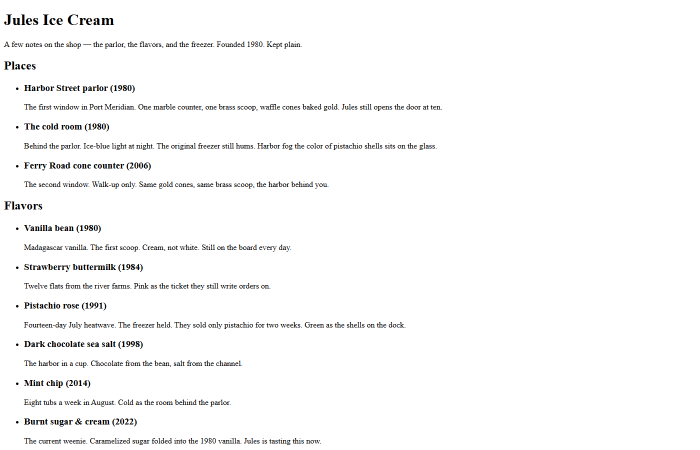
#> input picture gold/jules/before.png, 1400 x 900 px, found by its file name (shown at 1/2 size)
$ python make_gif.py
#> lines starting #> are read from the running program, lines starting #| are printed output that depends on the picture
"""Texas gold GIF: naive before, then every full-page after. No cropped loop cards."""
from __future__ import annotations

import subprocess
from pathlib import Path

from PIL import Image, ImageChops, ImageDraw, ImageFont, ImageOps

HERE = Path(__file__).resolve().parent
GOLD = HERE.parent
WORK = HERE / "gif-frames"
OUT = HERE / "examples.gif"

NAVY = (10, 22, 38)
GOLD_INK = (232, 166, 63)
CREAM = (244, 236, 216)
W, H = 720, 900
BAR = 40

PAGES: list[tuple[str, Path, str, str, float]] = [
    ("00-before", GOLD / "webpage" / "before.png", "BEFORE", "same HTML", 2.0),
    ("01-webpage", GOLD / "webpage" / "after.png", "AFTER", "webpage", 1.6),
    ("02-artistic", GOLD / "domains" / "artistic" / "after.png", "AFTER", "webpage artistic", 1.6),
    ("03-dashboard", GOLD / "domains" / "dashboard" / "after.png", "AFTER", "webpage dashboard", 1.6),
    ("04-photography", GOLD / "domains" / "photography" / "after.png", "AFTER", "webpage photography", 1.6),
    ("05-cinematic", GOLD / "domains" / "cinematic" / "after.png", "AFTER", "webpage cinematic", 1.6),
    ("06-glass", GOLD / "modifiers" / "cinematic-glassmorphism" / "after.png", "AFTER", "cinematic glassmorphism", 1.5),
    ("07-bento", GOLD / "modifiers" / "dashboard-bento" / "after.png", "AFTER", "dashboard bento", 1.5),
    ("08-neon", GOLD / "modifiers" / "landing-neon" / "after.png", "AFTER", "landing neon", 1.5),
    ("09-infographic", GOLD / "domains" / "infographic" / "after.png", "AFTER", "infographic", 1.6),
    ("10-svg", HERE / "svg" / "after.png", "AFTER", "svg", 1.5),
    ("11-3js", HERE / "3js" / "after.png", "AFTER", "3js", 1.5),
    ("12-simulation", HERE / "simulation" / "after.png", "AFTER", "simulation", 1.8),
]


def font(size: int, bold: bool = False) -> ImageFont.ImageFont:
    name = "segoeuib.ttf" if bold else "segoeui.ttf"
    try:
        return ImageFont.truetype(f"C:/Windows/Fonts/{name}", size)
    except OSError:
        return ImageFont.load_default()


def trim_whitespace(im: Image.Image, pad: int = 28) -> Image.Image:
    rgb = im.convert("RGB")
    bg = Image.new("RGB", rgb.size, rgb.getpixel((8, 8)))
    bbox = ImageChops.difference(rgb, bg).getbbox()
    if not bbox:
        return rgb
    l, t, r, b = bbox
    return rgb.crop(
        (max(0, l - pad), max(0, t - pad), min(rgb.width, r + pad), min(rgb.height, b + pad))
    )


def label_bar(title: str, sub: str) -> Image.Image:
    bar = Image.new("RGB", (W, BAR), NAVY)
    draw = ImageDraw.Draw(bar)
    draw.text((16, 10), title, fill=GOLD_INK, font=font(18, bold=True))
    if sub:
        tw = draw.textbbox((0, 0), title, font=font(18, bold=True))[2]
        draw.text((16 + tw + 10, 12), sub, fill=CREAM, font=font(14))
    return bar


def contain_page(src: Image.Image, title: str, sub: str) -> Image.Image:
    canvas = Image.new("RGB", (W, H), NAVY)
    canvas.paste(label_bar(title, sub), (0, 0))
    fitted = ImageOps.contain(src.convert("RGB"), (W, H - BAR), Image.Resampling.LANCZOS)
    x = (W - fitted.width) // 2
    y = BAR + (H - BAR - fitted.height) // 2
    canvas.paste(fitted, (x, y))
    return canvas


def tour_page(src: Image.Image, title: str, sub: str) -> list[tuple[Image.Image, float]]:
    im = src.convert("RGB")
    scale = W / im.width
    tall = im.resize((W, max(1, int(im.height * scale))), Image.Resampling.LANCZOS)
    body_h = H - BAR
    if tall.height <= body_h:
        return [(contain_page(im, title, sub), 1.6)]
    max_y = tall.height - body_h
    steps = 8 if tall.height > 1200 else 5
    out: list[tuple[Image.Image, float]] = []
    for i in range(steps):
        y = round(max_y * i / (steps - 1))
        frame = Image.new("RGB", (W, H), NAVY)
        frame.paste(label_bar(title, sub), (0, 0))
        frame.paste(tall.crop((0, y, W, y + body_h)), (0, BAR))
        hold = 1.4 if i == steps - 1 else (0.55 if i == 0 else 0.26)
        out.append((frame, hold))
    return out


def add_full_page(
    frames: list[tuple[str, Image.Image, float]],
    stem: str,
    path: Path,
    title: str,
    sub: str,
    dur: float,
    *,
    trim: bool = False,
) -> None:
    src = Image.open(path)
    if trim:
        src = trim_whitespace(src)
    src = src.convert("RGB")
    scaled_h = src.height * (W / src.width)
    if scaled_h > H - BAR + 24:
        for i, (im, hold) in enumerate(tour_page(src, title, sub)):
            frames.append((f"{stem}-{i:02d}.png", im, hold))
        return
    frames.append((f"{stem}.png", contain_page(src, title, sub), dur))


def write_gif(frames: list[tuple[str, Image.Image, float]]) -> None:
    WORK.mkdir(parents=True, exist_ok=True)
    lst = WORK / "concat.txt"
    lines: list[str] = []
    for name, im, dur in frames:
        path = WORK / name
        im.save(path, "PNG")
        lines.append(f"file '{path.as_posix()}'")
        lines.append(f"duration {dur:.2f}")
    lines.append(f"file '{(WORK / frames[-1][0]).as_posix()}'")
    lst.write_text("\n".join(lines) + "\n", encoding="utf-8")
    palette = WORK / "palette.png"
    subprocess.run(
        [
            "ffmpeg", "-y", "-f", "concat", "-safe", "0", "-i", str(lst),
            "-vf", "fps=8,scale=720:-1:flags=lanczos,palettegen=max_colors=160:stats_mode=full",
            str(palette),
        ],
        check=True,
    )
    subprocess.run(
        [
            "ffmpeg", "-y", "-f", "concat", "-safe", "0", "-i", str(lst),
            "-i", str(palette),
            "-lavfi", "fps=8,scale=720:-1:flags=lanczos[x];[x][1:v]paletteuse=dither=bayer:bayer_scale=3",
            "-loop", "0",
            str(OUT),
        ],
        check=True,
    )


def main() -> int:
    frames: list[tuple[str, Image.Image, float]] = []
    for stem, path, title, sub, dur in PAGES:
        if not path.is_file():
            raise SystemExit(f"missing {path}")
        add_full_page(frames, stem, path, title, sub, dur, trim=(title == "BEFORE"))
#> in add_full_page, src is the input picture: PIL image 1400x900 RGB; mean R, G, B 249.4, 249.3, 249.4
#> in trim_whitespace, `bg = Image.new("RGB", rgb.size, rgb.getpixel((8, 8)))`: bg: PIL image 1400x900 RGB; every value is 255
#> in trim_whitespace, `bbox = ImageChops.difference(rgb, bg).getbbox()`: bbox = (7, 29, 884, 890)
#> in trim_whitespace, `l, t, r, b = bbox`: l = 7; t = 29; r = 884; b = 890
#> in trim_whitespace, `return rgb.crop( (max(0, l - pad), max(0, t - pad), min(rgb.width, r +..`:
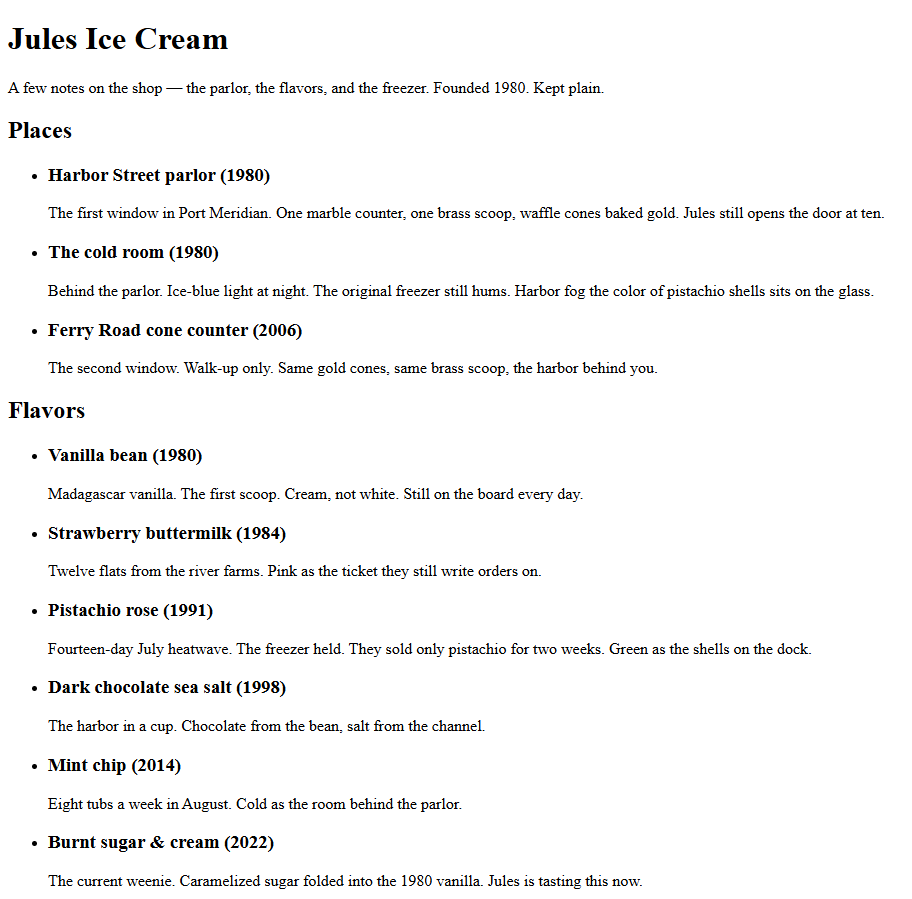
#> returned value: PIL image 912x899 RGB; mean R, G, B 246.3, 246.3, 246.3
#> in contain_page, `canvas = Image.new("RGB", (W, H), NAVY)`:
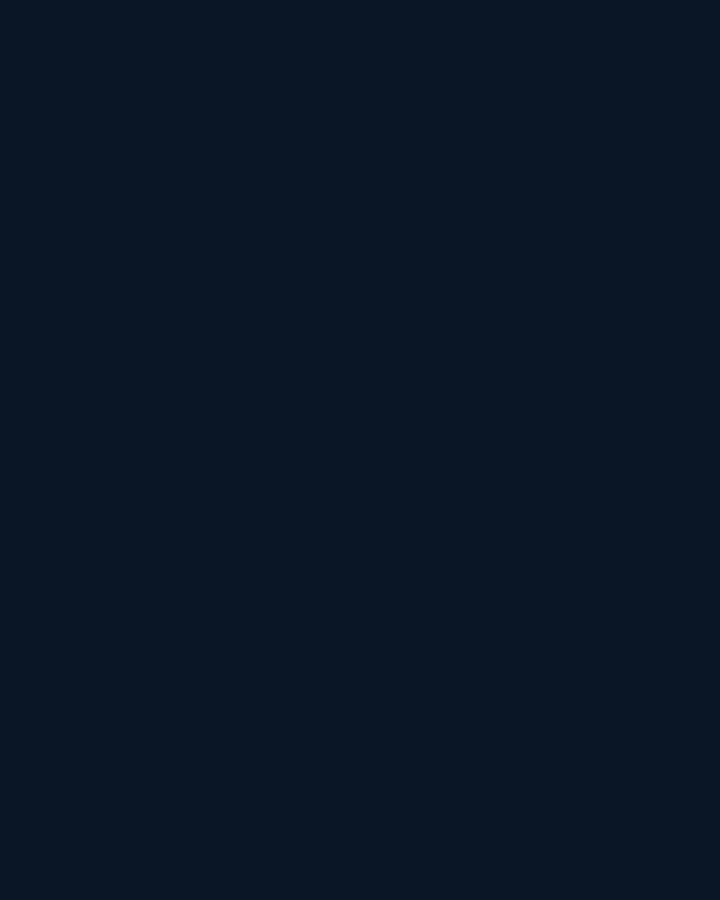
#> canvas: PIL image 720x900 RGB; mean R, G, B 10, 22, 38
#> in label_bar, `bar = Image.new("RGB", (W, BAR), NAVY)`:
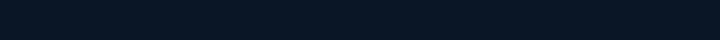
#> bar: PIL image 720x40 RGB; mean R, G, B 10, 22, 38
#> in label_bar, `tw = draw.textbbox((0, 0), title, font=font(18, bold=True))[2]`: tw = 72
#> in contain_page, `fitted = ImageOps.contain(src.convert("RGB"), (W, H - BAR), Image.Resa..`:
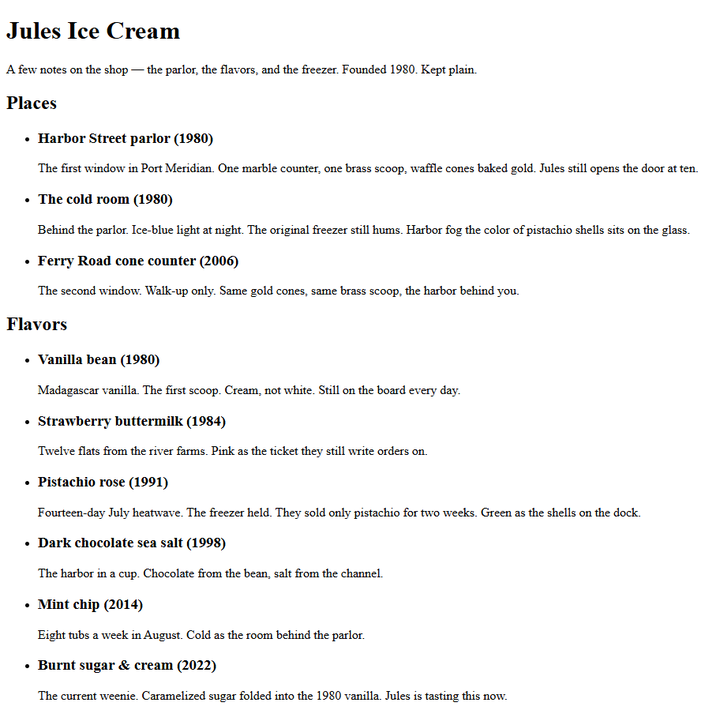
#> fitted: PIL image 720x710 RGB; mean R, G, B 245.9, 245.9, 245.9
#> in contain_page, `canvas.paste(fitted, (x, y))`:
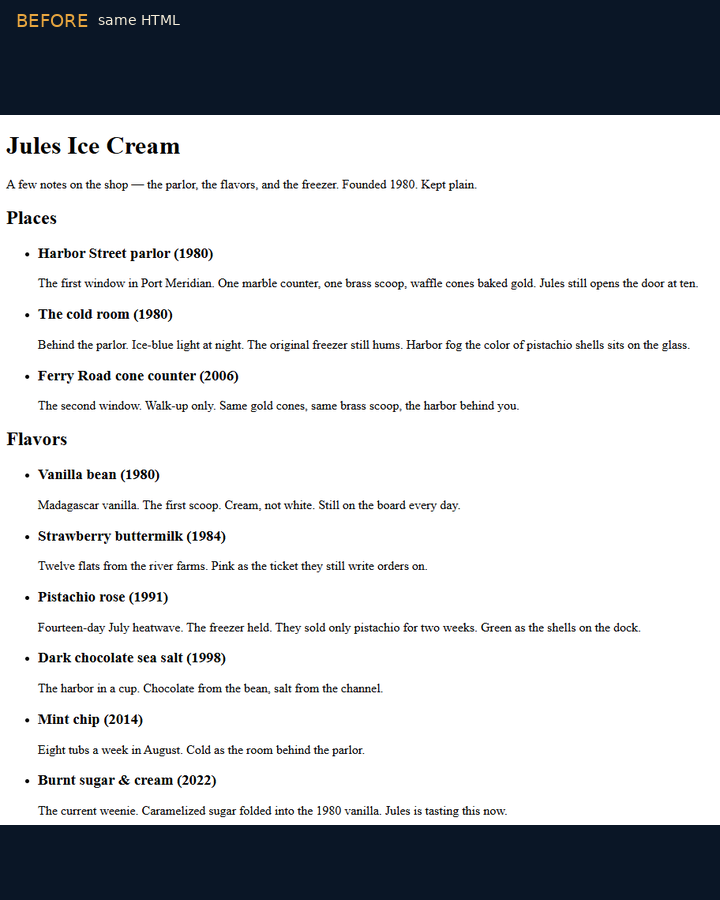
#> canvas: PIL image 720x900 RGB; mean R, G, B 196.3, 198.8, 202.1
#> pass 2 of the loop in main, `for stem, path, title, sub, dur in PAGES:`:
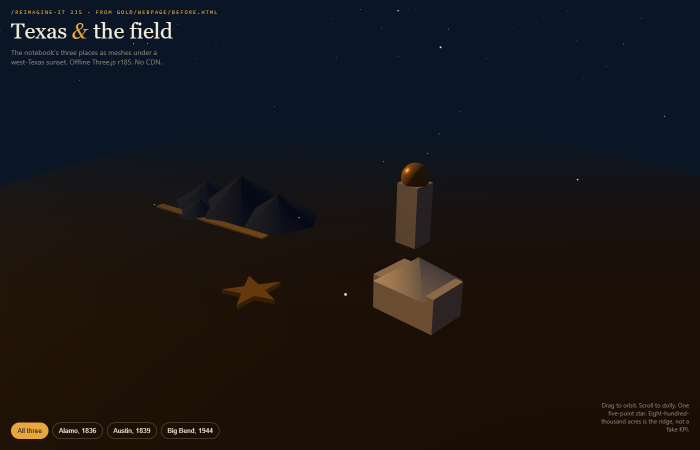
#> input picture gold/forms/3js/after.png, 1400 x 900 px, found by its file name (shown at 1/2 size)
#> in add_full_page, src is the input picture: PIL image 1400x900 RGB; mean R, G, B 23.9, 21.4, 22
#> in contain_page (call 2), `canvas.paste(label_bar(title, sub), (0, 0))`:
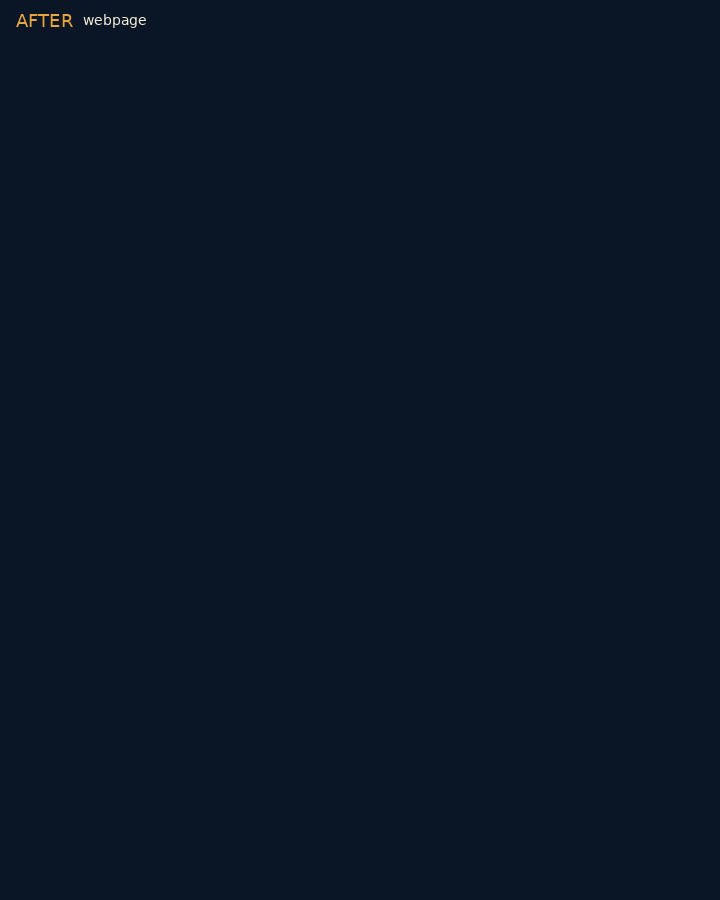
#> canvas: PIL image 720x900 RGB; mean R, G, B 10.2, 22.1, 38.1
#> fitted: PIL image 720x463 RGB
#> in contain_page (call 2), `canvas.paste(fitted, (x, y))`:
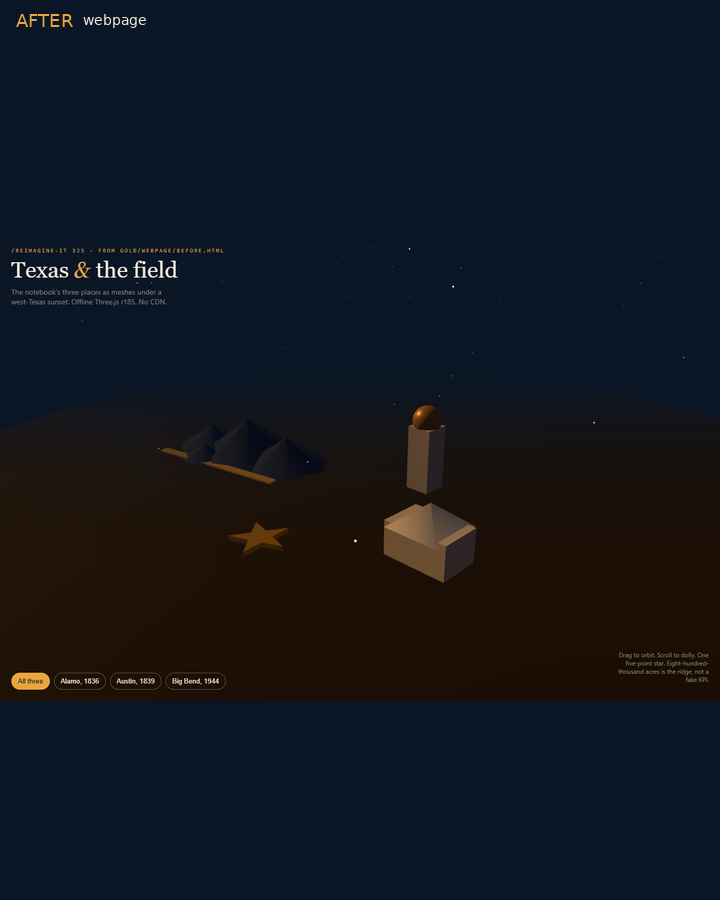
#> canvas: PIL image 720x900 RGB; mean R, G, B 17.3, 21.8, 29.8
    write_gif(frames)
    kb = OUT.stat().st_size // 1024
    print(f"{OUT.name}  {kb}KB  {len(frames)} plates (full pages, no loop cards)")
    return 1 if kb > 5000 else 0


if __name__ == "__main__":
    raise SystemExit(main())
#> (the program exits here)
